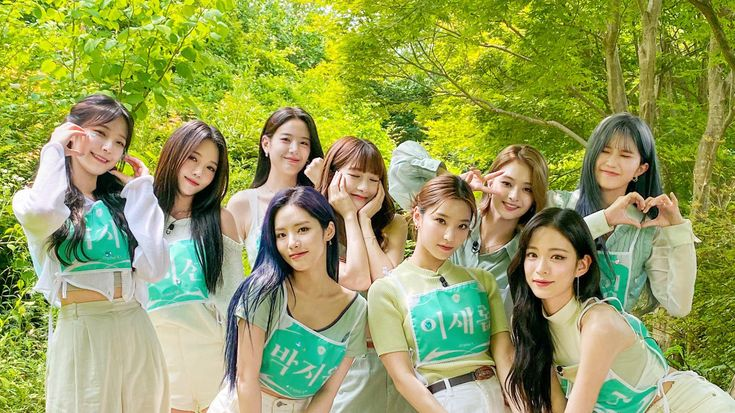
#> input picture 2_프로젝트/모자이크.jpg, 735 x 413 px
$ python '7-1_모자이크.py'
#> lines starting #> are read from the running program, lines starting #| are printed output that depends on the picture; after the words box and inside, x2 and y2 are one past the last pixel; in counts of white or black regions, pixels touching at a corner belong together
import numpy as np
import cv2

# 얼굴과 눈을 찾을 수 있는 xml 파일 로드
face_cascade = cv2.CascadeClassifier(cv2.data.haarcascades+'haarcascade_frontalface_default.xml')
eye_cascade = cv2.CascadeClassifier(cv2.data.haarcascades+'haarcascade_eye.xml')

# 파일 읽어오기. 8비트 형식으로 데이터를 불러옴
ff = np.fromfile(r'모자이크.jpg',np.uint8)

# 이미지를 디코딩하여 읽어온 데이터를 이미지 형식으로 변환
img = cv2.imdecode(ff, cv2.IMREAD_UNCHANGED)
#> img is the input picture: shape (413, 735, 3); mean B, G, R 91.9, 159.4, 149.3

# 이미지 크기 조정
# INTER_LINEAR : 선형 보간법을 이용
img = cv2.resize(img, dsize=(0,0), fx=1.0, fy=1.0, interpolation=cv2.INTER_LINEAR)

# 컬러이미지를 흑백이미지로 변환
gray = cv2.cvtColor(img, cv2.COLOR_BGR2GRAY)
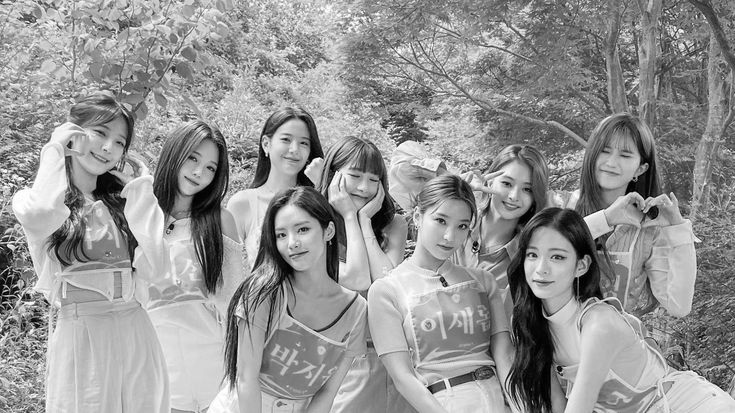
#> gray: shape (413, 735); min 0, max 255, mean 148.7

# 이미지에서 얼굴을 탐지
faces = face_cascade.detectMultiScale(gray, 1.2,5)
#> faces = [[266, 121, 51, 51], [588, 133, 56, 56], [265, 207, 63, 63], [417, 199, 65, 65], [513, 231, 68, 68]]


# 찾은 얼굴의 위치와 크기를 가져옴
# x, y : 얼굴의 왼쪽 상단 모서리
# w, h : 얼굴의 크기
for (x,y,w,h) in faces :

    # 얼굴 위치에 사각형을 그림(BGR)
    cv2.rectangle(img, (x,y), (x+w, y+h), (255,0,0),2)

    # 이미지에서 얼굴에 해당하는 부분을 잘러서 각각 저장
    roi_gray = gray[y:y+h, x:x+w]
    roi_color= img[y:y+h, x:x+w]

    eyes = eye_cascade.detectMultiScale(roi_gray)

    # 찾은 눈의 위치와 크기를 반복
    for(ex,ey,ew,eh) in eyes :
        cv2.rectangle(roi_color, (ex,ey), (ex+ew, ey+eh),(0,255,0),2)
#> this loop made 5 passes
#> (x, y, w, h, eyes) on passes 3 to 5: (265, 207, 63, 63, [[25, 11, 22, 22]]), (417, 199, 65, 65, [[13, 11, 21, 21]]), (513, 231, 68, 68, [[31, 15, 23, 23]])
#> pass 1, `roi_gray = gray[y:y+h, x:x+w]`:
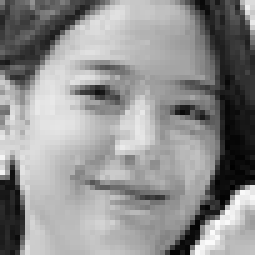
#> roi_gray: shape (51, 51) (shown 5 times larger); min 1, max 252, mean 143.8
#> pass 1, `roi_color= img[y:y+h, x:x+w]`:
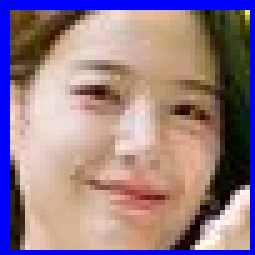
#> roi_color: shape (51, 51, 3) (shown 5 times larger); mean B, G, R 135.5, 124.6, 150.2
#> pass 2, `roi_color= img[y:y+h, x:x+w]`:
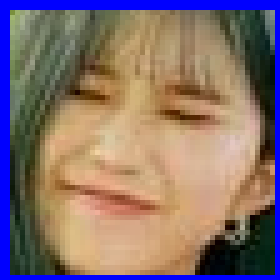
#> roi_color: shape (56, 56, 3) (shown 5 times larger); mean B, G, R 109.3, 113.1, 134
#> after the loop:
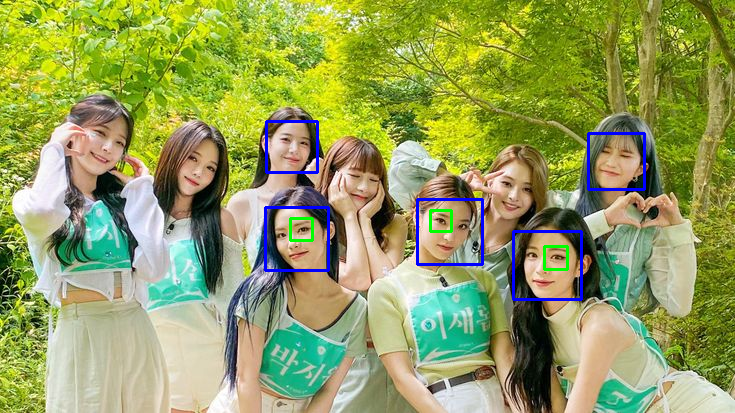
#> img: shape (413, 735, 3); 1.45% of pixels changed, all inside (x1, y1, x2, y2) = (264, 120, 646, 301)
#> after the loop:
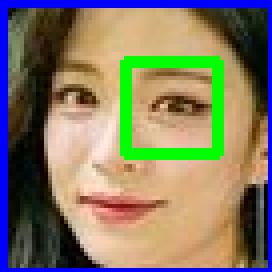
#> roi_color: shape (68, 68, 3) (shown 4 times larger); mean B, G, R 100.5, 121.8, 130.4
#> after the loop:
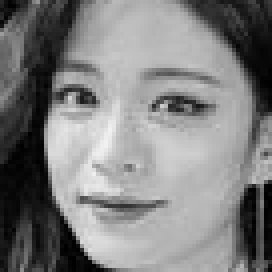
#> roi_gray: shape (68, 68) (shown 4 times larger); min 0, max 241, mean 127.7

# 화면에 출력
cv2.imshow('face find', img)
cv2.waitKey(0)
#> (the run stopped early here; a loop or call above may not have finished)
